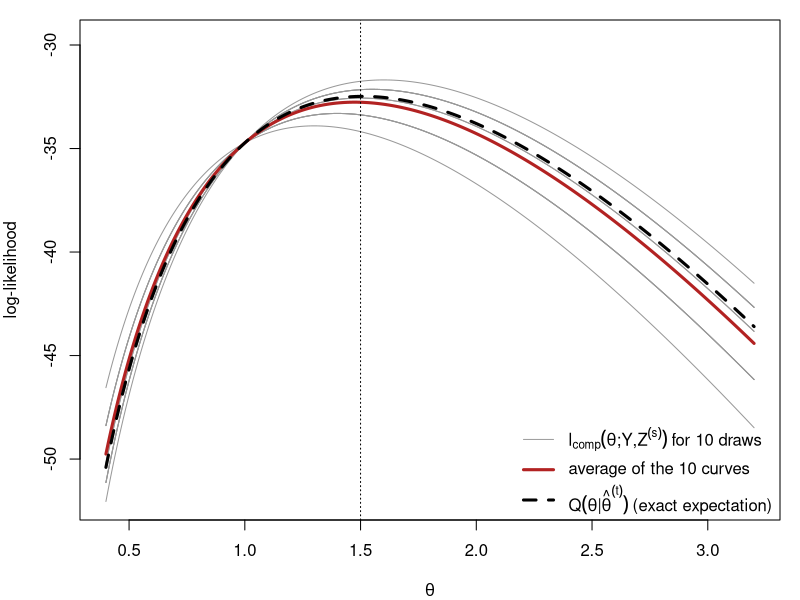
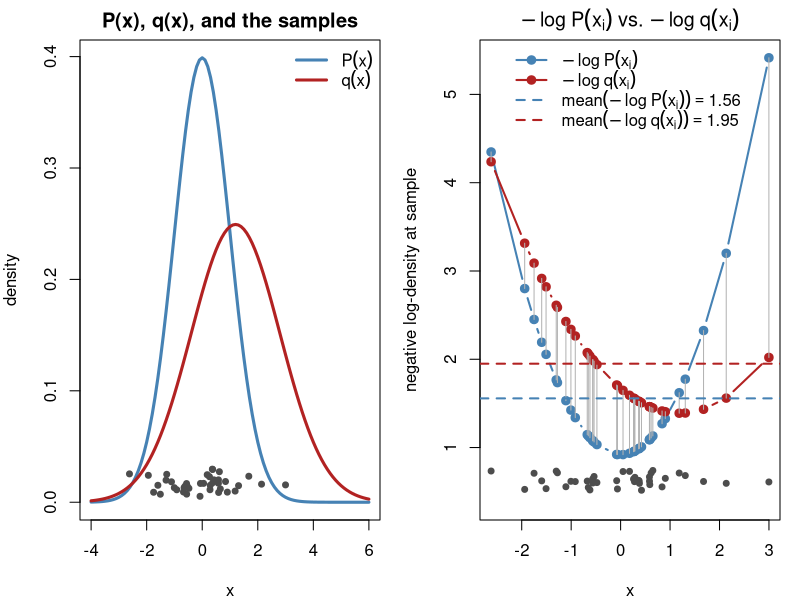
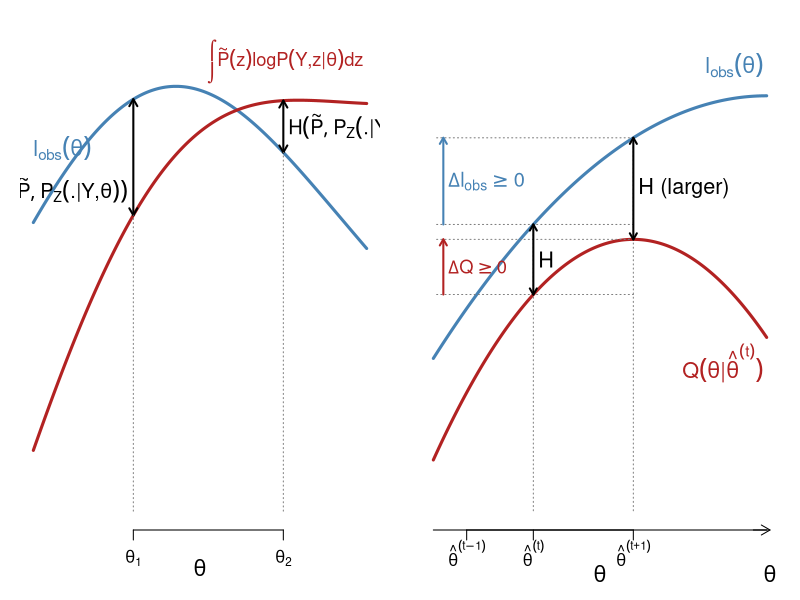
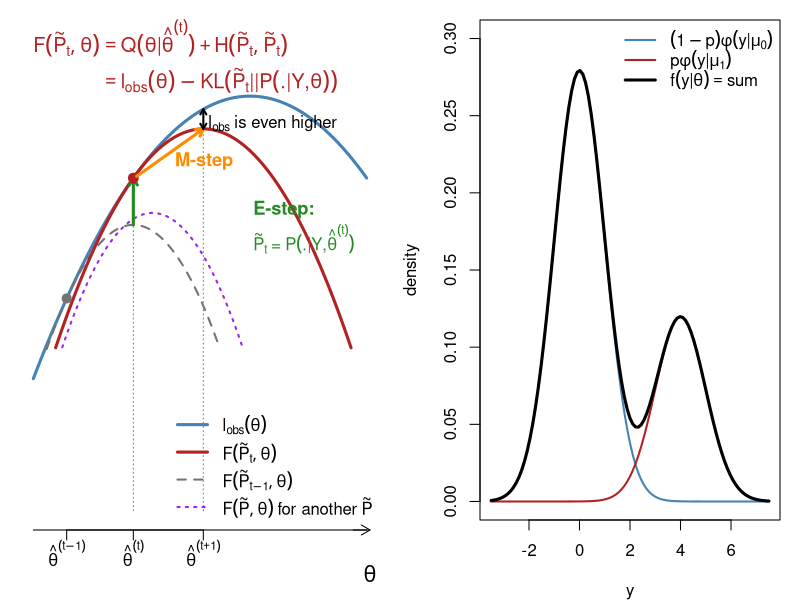
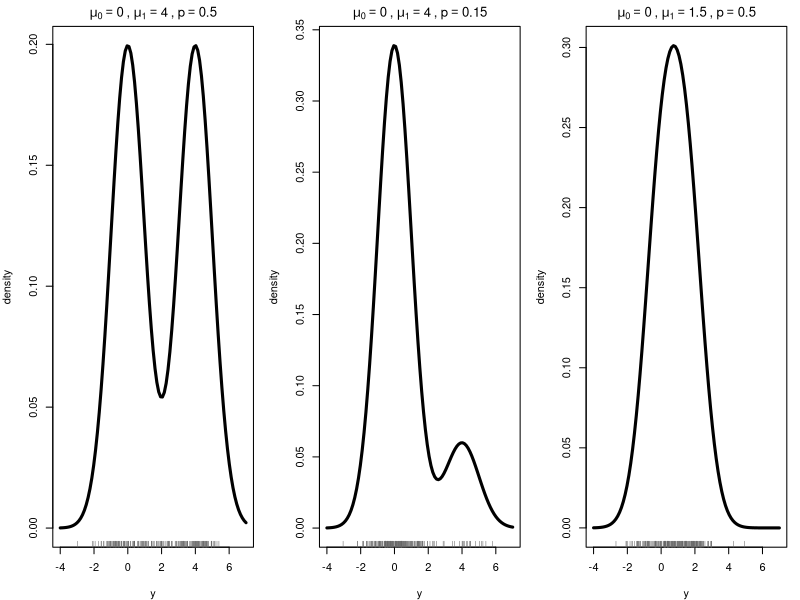
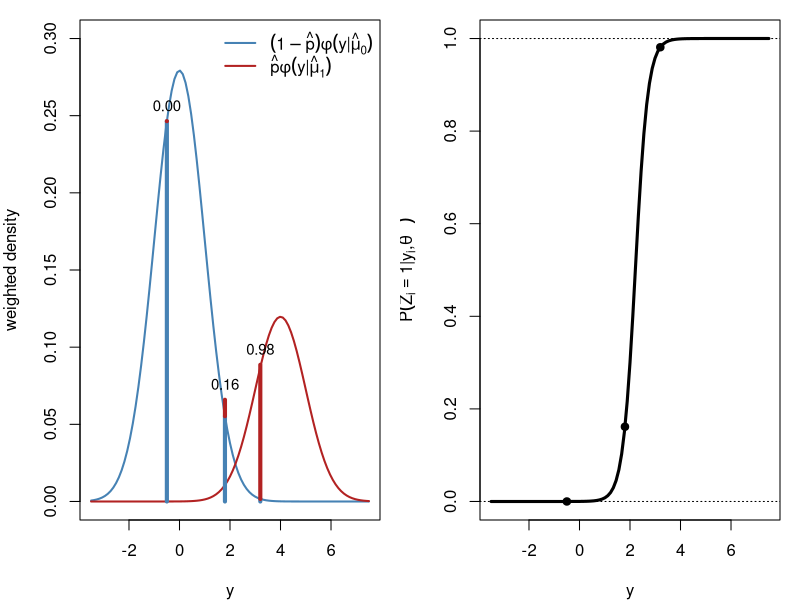
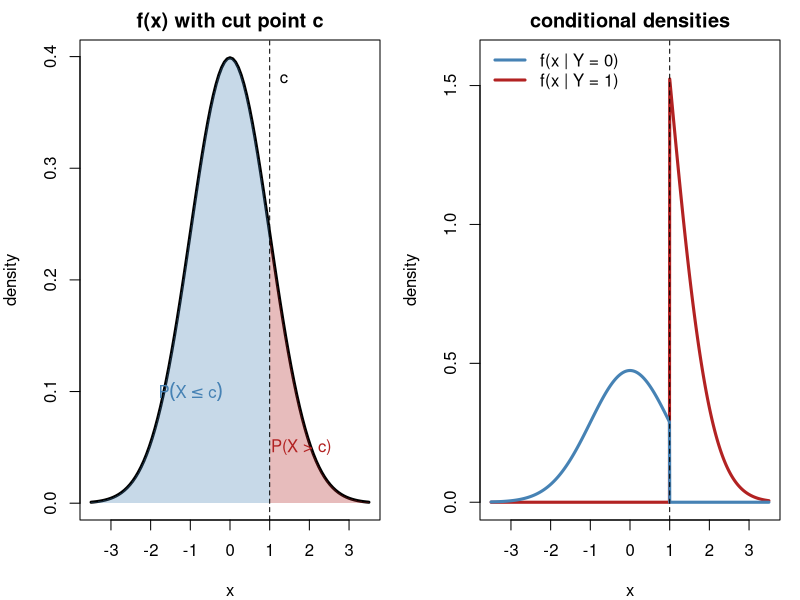
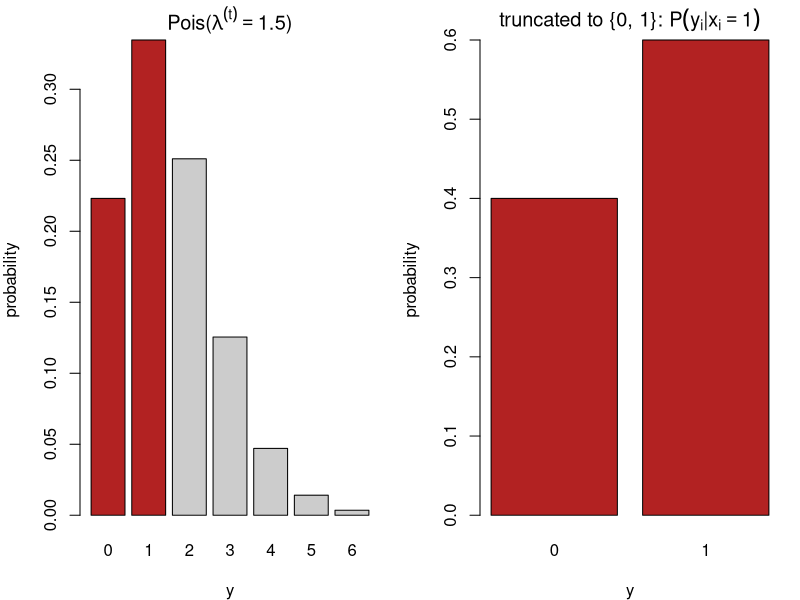

The R script that drew these images, in order:
## ---- chunk 1
#| include: false
set.seed(812)
knitr::opts_chunk$set(echo = FALSE, fig.align = "center")
# censored Poisson example used in several figures (Section 3):
# m exact observations, ncen observations known only to satisfy y < 2
yobs <- c(3, 2, 4, 1, 3, 2, 5, 3); m <- length(yobs); ncen <- 12; n <- m + ncen
lobs <- function(l) sum(dpois(yobs, l, log = TRUE)) + ncen * log(ppois(1, l))
lcomp <- function(l, z) -n * l + log(l) * (sum(yobs) + sum(z)) - sum(lfactorial(yobs))
Qfun  <- function(l, lt) lcomp(l, rep(lt / (1 + lt), ncen))
lam <- seq(0.4, 3.2, length.out = 300)
## ---- chunk 2
#| fig-width: 9
#| fig-height: 5
lt <- 1.5; S <- 10
Z <- replicate(S, rbinom(ncen, 1, lt / (1 + lt)))            # draws of the censored y_i
curves <- sapply(1:S, function(s) sapply(lam, lcomp, z = Z[, s]))
Qexact <- sapply(lam, Qfun, lt = lt)
par(mar = c(4, 4, 1, 1))
matplot(lam, curves, type = "l", lty = 1, lwd = 1, col = "gray60", xlab = expression(theta),
        ylab = "log-likelihood", ylim = range(curves) + c(0, 2))
lines(lam, rowMeans(curves), lwd = 3, col = "firebrick")
lines(lam, Qexact, lwd = 3, col = "black", lty = 2)
abline(v = lt, lty = 3)
legend("bottomright", bty = "n", lwd = c(1, 3, 3), lty = c(1, 1, 2), col = c("gray60", "firebrick", "black"),
       legend = c(expression(l[comp](theta*";"*Y*","*Z^(s)) ~ "for 10 draws"),
                  "average of the 10 curves",
                  expression(Q(theta*"|"*hat(theta)^(t)) ~ "(exact expectation)")))
## ---- chunk 3
#| fig-width: 10
#| fig-height: 4.6
par(mfrow = c(1, 2), mar = c(4, 4, 2, 1))
mu_p <- 0; sd_p <- 1; mu_q <- 1.2; sd_q <- 1.6; nsamp <- 40
x  <- rnorm(nsamp, mu_p, sd_p)                   # samples from P
nlp <- -dnorm(x, mu_p, sd_p, log = TRUE)         # -log P(x_i)
nlq <- -dnorm(x, mu_q, sd_q, log = TRUE)         # -log q(x_i)

curve(dnorm(x, mu_p, sd_p), -4, 6, lwd = 3, col = "steelblue", xlab = "x", ylab = "density",
      main = "P(x), q(x), and the samples")
curve(dnorm(x, mu_q, sd_q), add = TRUE, lwd = 3, col = "firebrick")
points(x, runif(nsamp, 0.005, 0.03), pch = 19, col = "gray30", cex = 0.8)   # jittered observations
legend("topright", bty = "n", lwd = 3, col = c("steelblue", "firebrick"),
       legend = c(expression(P(x)), expression(q(x))))

ord <- order(x)
yr  <- range(c(nlp, nlq)); gap <- diff(yr)
plot(x[ord], nlp[ord], type = "b", pch = 19, col = "steelblue", lwd = 2,
     xlab = "x", ylab = "negative log-density at sample",
     ylim = c(yr[1] - 0.12 * gap, yr[2]),
     main = expression(-log~P(x[i])~vs.~-log~q(x[i])))
lines(x[ord], nlq[ord], type = "b", pch = 19, col = "firebrick", lwd = 2)
segments(x[ord], nlp[ord], x[ord], nlq[ord], col = "gray70")
abline(h = mean(nlp), col = "steelblue", lty = 2, lwd = 2)
abline(h = mean(nlq), col = "firebrick", lty = 2, lwd = 2)
points(x, yr[1] - 0.09 * gap + runif(nsamp, 0, 0.05 * gap), pch = 19, col = "gray30", cex = 0.8)
legend("top", bty = "n", lwd = 2, lty = c(1, 1, 2, 2), pch = c(19, 19, NA, NA),
       col = c("steelblue", "firebrick", "steelblue", "firebrick"),
       legend = c(expression(-log~P(x[i])), expression(-log~q(x[i])),
                  bquote(mean(-log~P(x[i])) == .(round(mean(nlp), 2))),
                  bquote(mean(-log~q(x[i])) == .(round(mean(nlq), 2)))))
## ---- chunk 4
#| fig-width: 9
#| fig-height: 4.4
par(mar = c(3.5, 1, 1, 1))
th <- seq(0, 10, length.out = 300)
lo <- function(t) 3.2 - 0.045 * (t - 5.2)^2 + 0.5 * sin(t / 2.2)   # observed log-likelihood
av <- function(t) lo(t) - (1.4 - 0.45 * (t - 3))                    # an arbitrary average complete log-likelihood
plot(th, lo(th), type = "n", ylim = c(-1.5, 4.2), axes = FALSE, xlab = "", ylab = "")
mtext(expression(theta), side = 1, line = 1.5, cex = 1.3)
lines(th, lo(th), lwd = 3, col = "steelblue")
lines(th, av(th), lwd = 3, col = "firebrick")
text(0, lo(0) + 0.9, expression(l[obs](theta)), col = "steelblue", adj = 0, cex = 1.3)
text(9.9, av(9.9) + 0.5, expression(integral(tilde(P)(z)*log*P(Y*","*z*"|"*theta)*dz)),
     col = "firebrick", adj = 1, cex = 1.1)
for (t0 in c(3, 7.5)) {
    arrows(t0, av(t0), t0, lo(t0), code = 3, length = 0.08, lwd = 2)
    text(if (t0 == 3) t0 - 0.15 else t0 + 0.15, (av(t0) + lo(t0)) / 2 - if (t0 == 3) 0.4 else 0, expression(H(tilde(P), P[Z](.*"|"*Y*","*theta))), adj = if (t0 == 3) 1 else 0, cex = 1.2)
    segments(t0, -1.5, t0, min(av(t0), lo(t0)), lty = 3, col = "gray50")
}
axis(1, at = c(3, 7.5), labels = c(expression(theta[1]), expression(theta[2])), tick = TRUE)
## ---- chunk 5
#| fig-width: 9
#| fig-height: 3.9
par(mar = c(3.5, 1, 0.5, 1))
th <- seq(0, 10, length.out = 300)
t0 <- 3; t1 <- 6                                         # theta^(t), theta^(t+1)
Q  <- function(t) 2.6 - 0.07 * (t - t1)^2                # Q(theta | theta^(t)), maximised at theta^(t+1)
H  <- function(t) 0.8 + 0.04 * (t - t0)^2                # cross-entropy, smallest at theta^(t) (Gibbs)
lo <- function(t) Q(t) + H(t)                            # l_obs
plot(th, lo(th), type = "n", ylim = c(-0.5, 5), axes = FALSE, xlab = "", ylab = "")
mtext(expression(theta), side = 1, line = 1.8, cex = 1.3)
lines(th, lo(th), lwd = 3, col = "steelblue")
lines(th, Q(th),  lwd = 3, col = "firebrick")
text(9.9, lo(9.9) + 0.35, expression(l[obs](theta)), col = "steelblue", adj = 1, cex = 1.3)
text(9.9, Q(9.9) - 0.35, expression(Q(theta*"|"*hat(theta)^(t))), col = "firebrick", adj = 1, cex = 1.3)
segments(c(t0, t1), -0.5, c(t0, t1), c(lo(t0), lo(t1)), lty = 3, col = "gray50")
segments(0.1, c(Q(t0), lo(t0)), t1, c(Q(t0), lo(t0)), lty = 3, col = "gray50")
segments(0.1, c(Q(t1), lo(t1)), t1, c(Q(t1), lo(t1)), lty = 3, col = "gray50")
for (x in c(t0, t1)) arrows(x, Q(x), x, lo(x), code = 3, length = 0.07, lwd = 2)
text(t0 + 0.15, (Q(t0) + lo(t0)) / 2, "H", adj = 0, cex = 1.3)
text(t1 + 0.15, (Q(t1) + lo(t1)) / 2, "H (larger)", adj = 0, cex = 1.3)
arrows(0.3, Q(t0), 0.3, Q(t1), length = 0.07, lwd = 2, col = "firebrick")
text(0.45, (Q(t0) + Q(t1)) / 2, expression(Delta*Q >= 0), adj = 0, col = "firebrick", cex = 1.1)
arrows(0.3, lo(t0), 0.3, lo(t1), length = 0.07, lwd = 2, col = "steelblue")
text(0.45, (lo(t0) + lo(t1)) / 2, expression(Delta*l[obs] >= 0), adj = 0, col = "steelblue", cex = 1.2)
axis(1, at = c(0, 10), labels = FALSE, lwd.ticks = 0)                       # the theta axis
arrows(9.6, par("usr")[3], 10.1, par("usr")[3], length = 0.1, xpd = NA)
axis(1, at = c(1, t0, t1), labels = c(expression(hat(theta)^(t-1)), expression(hat(theta)^(t)), expression(hat(theta)^(t+1))), tick = TRUE)
mtext(expression(theta), side = 1, line = 1.8, at = 10.1, cex = 1.3)
## ---- chunk 6
#| fig-width: 9
#| fig-height: 4.6
par(mar = c(3.5, 1, 0.5, 1))
th <- seq(0, 10, length.out = 300); t0 <- 3
lo <- function(t) 3.5 - 0.15 * (t - 6.5)^2                      # l_obs
B0 <- function(t) lo(t) - 0.2625 * (t - 1)^2              # F(P~_{t-1}, theta): touches l_obs at theta^(t-1), maximised at theta^(t)
B2 <- function(t) lo(t) - 0.6 - 0.2625 * (t - 1.9)^2                       # F(P~, theta) for another P~ close to P~_{t-1}: below l_obs everywhere, below F(P~_{t-1}) at theta^(t-1)
B1 <- function(t) lo(t) - 0.1 * (t - t0)^2                     # F(P~_t, theta): touches l_obs at theta^(t)
t1 <- optimize(B1, c(0, 10), maximum = TRUE)$maximum             # M-step
plot(th, lo(th), type = "n", ylim = c(-5.8, 5.0), axes = FALSE, xlab = "", ylab = "")
lines(th, lo(th), lwd = 3, col = "steelblue")
lines(th, ifelse(B0(th) > -2.2, B0(th), NA), lwd = 2, lty = 2, col = "gray45")
lines(th, ifelse(B2(th) > -2.2, B2(th), NA), lwd = 2, lty = 3, col = "purple")
lines(th, ifelse(B1(th) > -2.2, B1(th), NA), lwd = 3, col = "firebrick")
points(1, lo(1), pch = 19, col = "gray45", cex = 1.2)
text(0, 4.8, expression(F(tilde(P)[t], theta) == Q(theta*"|"*hat(theta)^(t)) + H(tilde(P)[t], tilde(P)[t])), col = "firebrick", adj = 0, cex = 1.2)
text(0, 3.85, expression(phantom(F(tilde(P)[t], theta)) == l[obs](theta) - KL(tilde(P)[t]*"||"*P(.*"|"*Y*","*theta))), col = "firebrick", adj = 0, cex = 1.2)
segments(c(t0, t1), -5.8, c(t0, t1), c(B0(t0), lo(t1)), lty = 3, col = "gray50")
arrows(t0, B0(t0), t0, lo(t0), length = 0.08, lwd = 3, col = "forestgreen")
text(6.6, 0.95, expression(bold("E-step:")), adj = 0, col = "forestgreen", cex = 1.1)
text(6.6, 0.3, expression(tilde(P)[t]~"="~P(.*"|"*Y*","*hat(theta)^(t))), adj = 0, col = "forestgreen", cex = 1.0)
points(t0, lo(t0), pch = 19, col = "firebrick", cex = 1.3)
arrows(t0 + 0.1, B1(t0) + 0.04, t1, B1(t1), length = 0.08, lwd = 3, col = "darkorange")
text((t0 + t1) / 2 + 0.2, B1((t0 + t1) / 2) - 0.45, expression(bold("M-step")), col = "darkorange", adj = 0, cex = 1.1)
arrows(t1, B1(t1), t1, lo(t1), length = 0.06, lwd = 2, code = 3)
text(t1 + 0.15, (B1(t1) + lo(t1)) / 2 - 0.1, expression(l[obs]~"is even higher"), adj = 0, cex = 1.0)
legend("bottomright", bty = "n", lwd = c(3, 3, 2, 2), lty = c(1, 1, 2, 3), cex = 1.0, y.intersp = 1.3,
       col = c("steelblue", "firebrick", "gray45", "purple"),
       legend = c(expression(l[obs](theta)),
                  expression(F(tilde(P)[t], theta)),
                  expression(F(tilde(P)[t-1], theta)),
                  expression(F(tilde(P), theta)~"for another"~tilde(P))))
axis(1, at = c(0, 10), labels = FALSE, lwd.ticks = 0)                       # the theta axis
arrows(9.6, par("usr")[3], 10.1, par("usr")[3], length = 0.1, xpd = NA)
axis(1, at = c(1, t0, t1), labels = c(expression(hat(theta)^(t-1)), expression(hat(theta)^(t)), expression(hat(theta)^(t+1))), tick = TRUE)
mtext(expression(theta), side = 1, line = 1.8, at = 10.1, cex = 1.3)
## ---- chunk 7
#| fig-width: 9
#| fig-height: 4.6
par(mar = c(4, 4, 1, 1)); mu0 <- 0; mu1 <- 4; p <- 0.3
curve((1 - p) * dnorm(x, mu0), -3.5, 7.5, lwd = 2, col = "steelblue", ylab = "density", xlab = "y",
      ylim = c(0, 0.3))
curve(p * dnorm(x, mu1), add = TRUE, lwd = 2, col = "firebrick")
curve((1 - p) * dnorm(x, mu0) + p * dnorm(x, mu1), add = TRUE, lwd = 3)
legend("topright", bty = "n", lwd = c(2, 2, 3), col = c("steelblue", "firebrick", "black"),
       legend = c(expression((1-p)*phi(y*"|"*mu[0])), expression(p*phi(y*"|"*mu[1])),
                  expression(f(y*"|"*theta) == "sum")))
## ---- chunk 8
#| fig-width: 10
#| fig-height: 4.4
par(mfrow = c(1, 3), mar = c(4, 4, 2, 1))
mix <- function(x, mu0, mu1, p) (1 - p) * dnorm(x, mu0) + p * dnorm(x, mu1)
for (s in list(c(0, 4, 0.5), c(0, 4, 0.15), c(0, 1.5, 0.5))) {
  curve(mix(x, s[1], s[2], s[3]), -4, 7, lwd = 3, xlab = "y", ylab = "density",
        main = bquote(mu[0] == .(s[1]) ~ "," ~ mu[1] == .(s[2]) ~ "," ~ p == .(s[3])))
  y <- ifelse(rbinom(200, 1, s[3]) == 1, rnorm(200, s[2]), rnorm(200, s[1]))
  rug(y, col = "gray40")
}
## ---- chunk 9
#| fig-width: 10
#| fig-height: 4.6
par(mfrow = c(1, 2), mar = c(4, 4, 1, 1)); mu0 <- 0; mu1 <- 4; p <- 0.3
f0 <- function(x) (1 - p) * dnorm(x, mu0); f1 <- function(x) p * dnorm(x, mu1)
curve(f0, -3.5, 7.5, lwd = 2, col = "steelblue", ylab = "weighted density", xlab = "y", ylim = c(0, 0.3))
curve(f1, add = TRUE, lwd = 2, col = "firebrick")
yi <- c(-0.5, 1.8, 3.2)
for (y in yi) { segments(y, 0, y, f0(y), col = "steelblue", lwd = 4)
  segments(y, f0(y), y, f0(y) + f1(y), col = "firebrick", lwd = 4)
  text(y, f0(y) + f1(y), sprintf("%.2f", f1(y) / (f0(y) + f1(y))), pos = 3, cex = 0.9) }
legend("topright", bty = "n", lwd = 2, col = c("steelblue", "firebrick"),
       legend = c(expression((1-hat(p))*phi(y*"|"*hat(mu)[0])), expression(hat(p)*phi(y*"|"*hat(mu)[1]))))
curve(f1(x) / (f0(x) + f1(x)), -3.5, 7.5, lwd = 3, xlab = "y",
      ylab = expression(P(Z[i] == 1*"|"*y[i]*","*hat(theta)^(t))))
abline(h = c(0, 1), lty = 3); points(yi, f1(yi) / (f0(yi) + f1(yi)), pch = 19)
## ---- chunk 10
#| fig-width: 10
#| fig-height: 4.8
par(mfrow = c(1, 2), mar = c(4, 4, 2, 1)); cc <- 1
curve(dnorm, -3.5, 3.5, lwd = 3, xlab = "x", ylab = "density", main = "f(x) with cut point c")
xs <- seq(cc, 3.5, length.out = 100)
polygon(c(xs, rev(xs)), c(dnorm(xs), rep(0, 100)), col = adjustcolor("firebrick", 0.3), border = NA)
xs <- seq(-3.5, cc, length.out = 100)
polygon(c(xs, rev(xs)), c(dnorm(xs), rep(0, 100)), col = adjustcolor("steelblue", 0.3), border = NA)
abline(v = cc, lty = 2); text(cc, 0.38, "c", pos = 4)
text(1.8, 0.05, "P(X > c)", col = "firebrick"); text(-1, 0.1, expression(P(X <= c)), col = "steelblue")
curve(dnorm(x) * (x > cc) / pnorm(cc, lower.tail = FALSE), -3.5, 3.5, lwd = 3, col = "firebrick",
      n = 1001, xlab = "x", ylab = "density", main = "conditional densities", ylim = c(0, 1.6))
curve(dnorm(x) * (x <= cc) / pnorm(cc), add = TRUE, lwd = 3, col = "steelblue", n = 1001)
abline(v = cc, lty = 2)
legend("topleft", bty = "n", lwd = 3, col = c("steelblue", "firebrick"),
       legend = c("f(x | Y = 0)", "f(x | Y = 1)"))
## ---- chunk 11
#| fig-width: 10
#| fig-height: 4.4
par(mfrow = c(1, 2), mar = c(4, 4, 2, 1)); lt <- 1.5; k <- 0:6
barplot(dpois(k, lt), names.arg = k, col = c("firebrick", "firebrick", rep("gray80", 5)),
        xlab = "y", ylab = "probability", main = bquote("Pois(" * lambda^(t) == .(lt) * ")"))
barplot(c(1, lt) / (1 + lt), names.arg = 0:1, col = "firebrick", xlab = "y", ylab = "probability",
        main = expression("truncated to {0, 1}: " * P(y[i]*"|"*x[i] == 1)))
## ---- chunk 12
#| fig-width: 6
#| fig-height: 4.6
par(mar = c(4, 4, 1, 1))
ctr <- rbind(c(0, 0), c(4, 3), c(1, 5))
Sig <- list(diag(2) * 0.8, matrix(c(1, 0.7, 0.7, 1), 2), diag(c(1.2, 0.4)))
cols <- c("steelblue", "firebrick", "forestgreen"); ang <- seq(0, 2 * pi, length.out = 100)
plot(NA, xlim = c(-3, 7), ylim = c(-3, 8), xlab = expression(y[1]), ylab = expression(y[2]))
for (k in 1:3) { R <- chol(Sig[[k]])
  pts <- matrix(rnorm(120), 60) %*% R + rep(ctr[k, ], each = 60)
  points(pts, col = adjustcolor(cols[k], 0.6), pch = 19, cex = 0.8)
  ell <- (cbind(cos(ang), sin(ang)) * 2.1) %*% R + rep(ctr[k, ], each = 100)
  lines(ell, col = cols[k], lwd = 2); points(ctr[k, 1], ctr[k, 2], pch = 4, lwd = 3, col = cols[k]) }
## ---- chunk 13
#| fig-width: 10
#| fig-height: 3.4
par(mar = c(4, 4, 1, 1)); N <- 120; P <- matrix(c(0.95, 0.05, 0.1, 0.9), 2, byrow = TRUE)
h <- integer(N); h[1] <- 1; for (i in 2:N) h[i] <- sample(1:2, 1, prob = P[h[i - 1], ])
y <- rnorm(N, mean = c(0, 3)[h])
plot(y, type = "n", xlab = "i", ylab = expression(y[i]))
r <- rle(h); e <- cumsum(r$lengths); s <- c(1, head(e, -1) + 1)
rect(s - 0.5, par("usr")[3], e + 0.5, par("usr")[4],
     col = adjustcolor(c("steelblue", "firebrick")[r$values], 0.15), border = NA)
lines(y, col = "gray30"); points(y, pch = 19, col = c("steelblue", "firebrick")[h], cex = 0.7)
legend("topright", bty = "n", pch = 19, col = c("steelblue", "firebrick"),
       legend = c(expression(h[i] == 1), expression(h[i] == 2)), horiz = TRUE)
